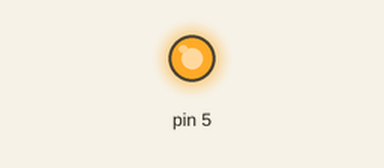
A sketch run on a simulated Arduino Leonardo, built with avr-gcc and run on an emulated ATmega32U4. Shown: output pins drawn as LEDs (lit = HIGH).

Above: at 0.1 s.
Timing chart, 0 to 1.6 s (numbered marks = the images above):
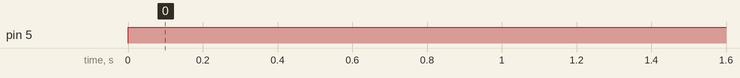

The sketch:

Eslpora_Tst02.ino
```cpp
///Peri.: SWITCH_0, RGB LED

int buttonState = 0;

#include <Esplora.h>
void setup() {
  // put your setup code here, to run once:

}

void loop() {
  // put your main code here, to run repeatedly:
  buttonState = Esplora.readButton(SWITCH_1);
  if (buttonState == LOW){
    Esplora.writeRed(255); //writeRed replaces digitalWrite()
  }
  else{
    Esplora.writeRed(0);
  }
}
```

Measured:
- by itself, pin 5: LOW → HIGH at 0.00 s
